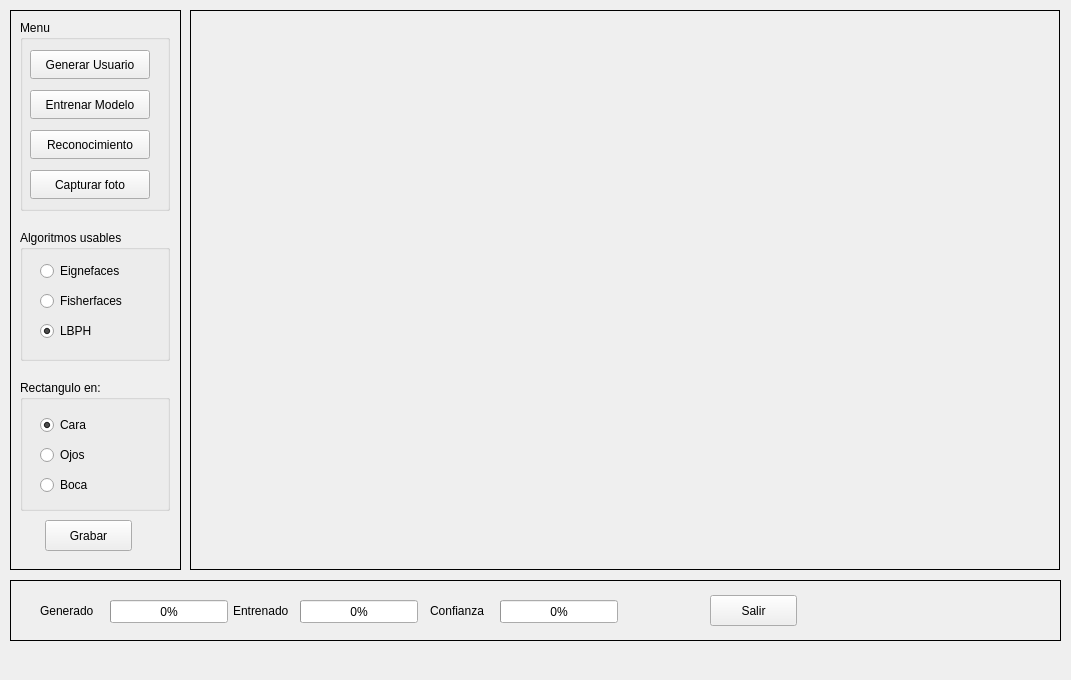
<?xml version="1.0" encoding="UTF-8"?>
<ui version="4.0">
 <class>MainWindow</class>
 <widget class="QMainWindow" name="MainWindow">
  <property name="geometry">
   <rect>
    <x>0</x>
    <y>0</y>
    <width>1071</width>
    <height>680</height>
   </rect>
  </property>
  <property name="minimumSize">
   <size>
    <width>1071</width>
    <height>680</height>
   </size>
  </property>
  <property name="maximumSize">
   <size>
    <width>1071</width>
    <height>680</height>
   </size>
  </property>
  <property name="windowTitle">
   <string>Reconocimiento</string>
  </property>
  <property name="windowIcon">
   <iconset>
    <normaloff>icon/face.png</normaloff>icon/face.png</iconset>
  </property>
  <widget class="QWidget" name="centralwidget">
   <widget class="QFrame" name="frame">
    <property name="geometry">
     <rect>
      <x>190</x>
      <y>10</y>
      <width>870</width>
      <height>560</height>
     </rect>
    </property>
    <property name="frameShape">
     <enum>QFrame::Box</enum>
    </property>
    <widget class="QLabel" name="video_feed">
     <property name="geometry">
      <rect>
       <x>0</x>
       <y>0</y>
       <width>870</width>
       <height>560</height>
      </rect>
     </property>
     <property name="text">
      <string/>
     </property>
    </widget>
   </widget>
   <widget class="QFrame" name="frame_2">
    <property name="geometry">
     <rect>
      <x>10</x>
      <y>10</y>
      <width>171</width>
      <height>560</height>
     </rect>
    </property>
    <property name="frameShape">
     <enum>QFrame::Panel</enum>
    </property>
    <widget class="QGroupBox" name="groupBox_3">
     <property name="geometry">
      <rect>
       <x>10</x>
       <y>370</y>
       <width>150</width>
       <height>131</height>
      </rect>
     </property>
     <property name="title">
      <string>Rectangulo en:</string>
     </property>
     <widget class="QRadioButton" name="smile_rect_radio">
      <property name="geometry">
       <rect>
        <x>20</x>
        <y>90</y>
        <width>120</width>
        <height>30</height>
       </rect>
      </property>
      <property name="text">
       <string>Boca</string>
      </property>
      <attribute name="buttonGroup">
       <string notr="true">rect_radio_group</string>
      </attribute>
     </widget>
     <widget class="QRadioButton" name="eye_rect_radio">
      <property name="geometry">
       <rect>
        <x>20</x>
        <y>60</y>
        <width>120</width>
        <height>30</height>
       </rect>
      </property>
      <property name="text">
       <string>Ojos</string>
      </property>
      <attribute name="buttonGroup">
       <string notr="true">rect_radio_group</string>
      </attribute>
     </widget>
     <widget class="QRadioButton" name="face_rect_radio">
      <property name="geometry">
       <rect>
        <x>20</x>
        <y>30</y>
        <width>120</width>
        <height>30</height>
       </rect>
      </property>
      <property name="text">
       <string>Cara</string>
      </property>
      <property name="checked">
       <bool>true</bool>
      </property>
      <attribute name="buttonGroup">
       <string notr="true">rect_radio_group</string>
      </attribute>
     </widget>
    </widget>
    <widget class="QGroupBox" name="groupBox_2">
     <property name="geometry">
      <rect>
       <x>10</x>
       <y>10</y>
       <width>150</width>
       <height>191</height>
      </rect>
     </property>
     <property name="title">
      <string>Menu</string>
     </property>
     <widget class="QPushButton" name="generate_dataset_btn">
      <property name="geometry">
       <rect>
        <x>10</x>
        <y>30</y>
        <width>120</width>
        <height>29</height>
       </rect>
      </property>
      <property name="text">
       <string>Generar Usuario</string>
      </property>
     </widget>
     <widget class="QPushButton" name="train_model_btn">
      <property name="geometry">
       <rect>
        <x>10</x>
        <y>70</y>
        <width>120</width>
        <height>29</height>
       </rect>
      </property>
      <property name="text">
       <string>Entrenar Modelo</string>
      </property>
     </widget>
     <widget class="QPushButton" name="recognize_face_btn">
      <property name="geometry">
       <rect>
        <x>10</x>
        <y>110</y>
        <width>120</width>
        <height>29</height>
       </rect>
      </property>
      <property name="text">
       <string>Reconocimiento</string>
      </property>
     </widget>
     <widget class="QPushButton" name="save_image_btn">
      <property name="geometry">
       <rect>
        <x>10</x>
        <y>150</y>
        <width>120</width>
        <height>29</height>
       </rect>
      </property>
      <property name="text">
       <string>Capturar foto</string>
      </property>
     </widget>
    </widget>
    <widget class="QGroupBox" name="groupBox_1">
     <property name="geometry">
      <rect>
       <x>10</x>
       <y>220</y>
       <width>150</width>
       <height>131</height>
      </rect>
     </property>
     <property name="title">
      <string>Algoritmos usables</string>
     </property>
     <property name="flat">
      <bool>false</bool>
     </property>
     <property name="checkable">
      <bool>false</bool>
     </property>
     <widget class="QRadioButton" name="lbph_algo_radio">
      <property name="geometry">
       <rect>
        <x>20</x>
        <y>90</y>
        <width>120</width>
        <height>22</height>
       </rect>
      </property>
      <property name="text">
       <string>LBPH</string>
      </property>
      <property name="checked">
       <bool>true</bool>
      </property>
      <attribute name="buttonGroup">
       <string notr="true">algo_radio_group</string>
      </attribute>
     </widget>
     <widget class="QRadioButton" name="fisher_algo_radio">
      <property name="geometry">
       <rect>
        <x>20</x>
        <y>60</y>
        <width>120</width>
        <height>22</height>
       </rect>
      </property>
      <property name="text">
       <string>Fisherfaces</string>
      </property>
      <attribute name="buttonGroup">
       <string notr="true">algo_radio_group</string>
      </attribute>
     </widget>
     <widget class="QRadioButton" name="eigen_algo_radio">
      <property name="geometry">
       <rect>
        <x>20</x>
        <y>30</y>
        <width>120</width>
        <height>22</height>
       </rect>
      </property>
      <property name="text">
       <string>Eignefaces</string>
      </property>
      <attribute name="buttonGroup">
       <string notr="true">algo_radio_group</string>
      </attribute>
     </widget>
    </widget>
    <widget class="QPushButton" name="video_recording_btn">
     <property name="geometry">
      <rect>
       <x>35</x>
       <y>510</y>
       <width>87</width>
       <height>31</height>
      </rect>
     </property>
     <property name="text">
      <string>Grabar</string>
     </property>
     <property name="checkable">
      <bool>true</bool>
     </property>
    </widget>
   </widget>
   <widget class="QFrame" name="frame">
    <property name="geometry">
     <rect>
      <x>10</x>
      <y>580</y>
      <width>1051</width>
      <height>61</height>
     </rect>
    </property>
    <property name="frameShape">
     <enum>QFrame::Panel</enum>
    </property>
    <property name="frameShadow">
     <enum>QFrame::Plain</enum>
    </property>
    <widget class="QProgressBar" name="progress_bar_recognize">
     <property name="geometry">
      <rect>
       <x>490</x>
       <y>20</y>
       <width>118</width>
       <height>23</height>
      </rect>
     </property>
     <property name="value">
      <number>0</number>
     </property>
    </widget>
    <widget class="QLabel" name="label_3">
     <property name="geometry">
      <rect>
       <x>420</x>
       <y>20</y>
       <width>71</width>
       <height>21</height>
      </rect>
     </property>
     <property name="text">
      <string>Confianza</string>
     </property>
    </widget>
    <widget class="QLabel" name="label">
     <property name="geometry">
      <rect>
       <x>223</x>
       <y>20</y>
       <width>61</width>
       <height>21</height>
      </rect>
     </property>
     <property name="text">
      <string>Entrenado</string>
     </property>
    </widget>
    <widget class="QProgressBar" name="progress_bar_train">
     <property name="geometry">
      <rect>
       <x>290</x>
       <y>20</y>
       <width>118</width>
       <height>23</height>
      </rect>
     </property>
     <property name="maximum">
      <number>3</number>
     </property>
     <property name="value">
      <number>0</number>
     </property>
     <property name="format">
      <string>%p%</string>
     </property>
    </widget>
    <widget class="QProgressBar" name="progress_bar_generate">
     <property name="geometry">
      <rect>
       <x>100</x>
       <y>20</y>
       <width>118</width>
       <height>23</height>
      </rect>
     </property>
     <property name="value">
      <number>0</number>
     </property>
    </widget>
    <widget class="QLabel" name="label_2">
     <property name="geometry">
      <rect>
       <x>30</x>
       <y>20</y>
       <width>61</width>
       <height>21</height>
      </rect>
     </property>
     <property name="text">
      <string>Generado</string>
     </property>
    </widget>
    <widget class="QPushButton" name="exit_btn">
     <property name="geometry">
      <rect>
       <x>700</x>
       <y>15</y>
       <width>87</width>
       <height>31</height>
      </rect>
     </property>
     <property name="text">
      <string>Salir</string>
     </property>
    </widget>
   </widget>
  </widget>
  <widget class="QMenuBar" name="menu_bar">
   <property name="geometry">
    <rect>
     <x>0</x>
     <y>0</y>
     <width>1071</width>
     <height>26</height>
    </rect>
   </property>
   <property name="defaultUp">
    <bool>false</bool>
   </property>
  </widget>
 </widget>
 <resources/>
 <connections>
  <connection>
   <sender>exit_btn</sender>
   <signal>clicked(bool)</signal>
   <receiver>MainWindow</receiver>
   <slot>close()</slot>
   <hints>
    <hint type="sourcelabel">
     <x>748</x>
     <y>648</y>
    </hint>
    <hint type="destinationlabel">
     <x>809</x>
     <y>719</y>
    </hint>
   </hints>
  </connection>
 </connections>
 <buttongroups>
  <buttongroup name="algo_radio_group"/>
  <buttongroup name="rect_radio_group"/>
 </buttongroups>
</ui>
